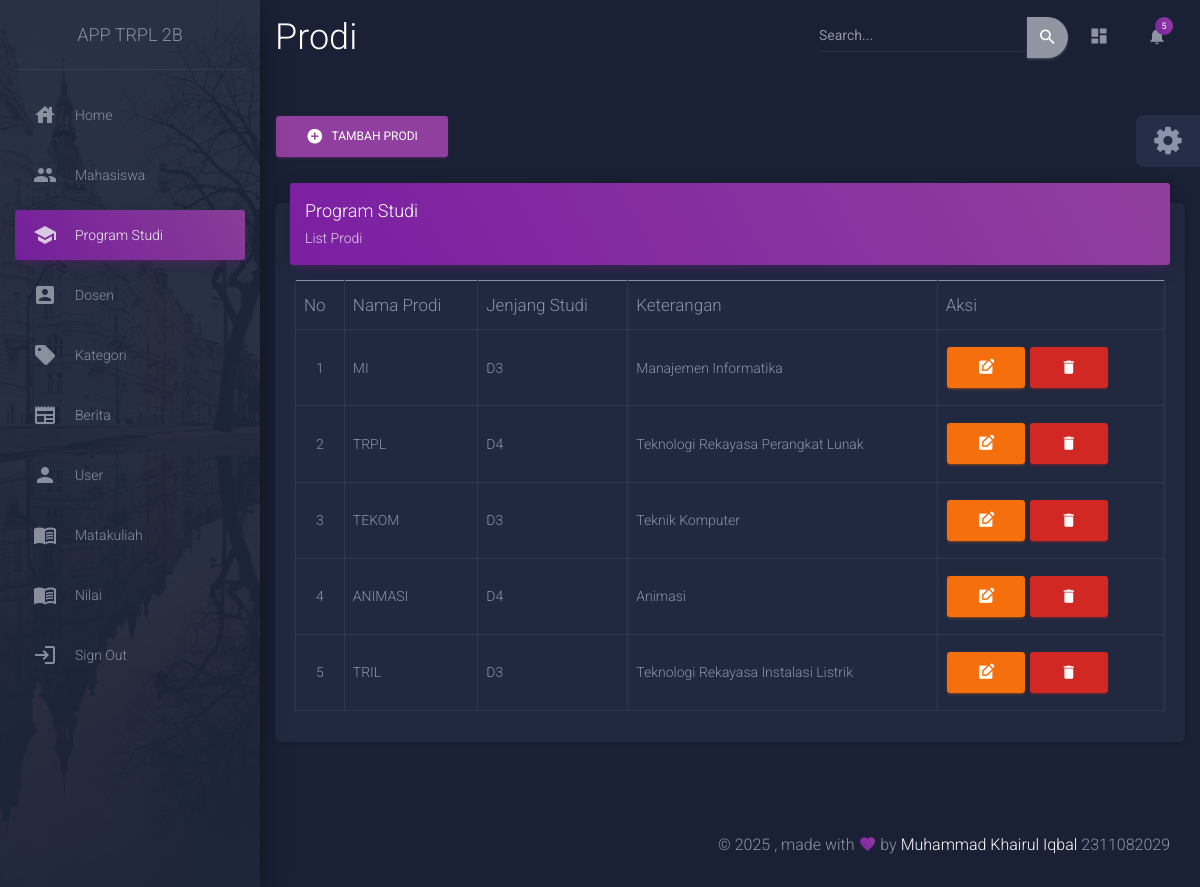
Screenshot of /admin/index.php?p=prodi (signed in) with the database file from the repository.
### tables this page shows
CREATE TABLE `prodi` (
  `id` int(11) NOT NULL,
  `nama_prodi` varchar(50) NOT NULL,
  `jenjang_studi` char(2) NOT NULL,
  `keterangan` varchar(100) NOT NULL
);

### admin/prodi.php (the view, shortened to what this page needs)
<?php
include '../koneksi.php';
$aksi = isset($_GET['aksi']) ? $_GET['aksi'] : 'list';
switch ($aksi) {
    case 'list':
?>
        <a href="index.php?p=prodi&aksi=input" class="btn btn-primary my-3"><i class="material-icons me-2">add_circle</i>Tambah Prodi</a>
        <div class="row">
            <div class="col-md-12">
                <div class="card">
                    <div class="card-header card-header-primary">
                        <h4 class="card-title">Program Studi</h4>
                        <p class="card-category">List Prodi</p>
                    </div>
                    <div class="card-body">
                        <div class="table-responsive">
                            <table id="example" class="table table-bordered">
                                <thead>
                                    <tr>
                                        <th class="text-left">No</th>
                                        <th>Nama Prodi</th>
                                        <th>Jenjang Studi</th>
                                        <th>Keterangan</th>
                                        <th>Aksi</th>
                                    </tr>
                                </thead>
                                <tbody>
                                    <?php
                                    $ambil = mysqli_query($db, "SELECT * FROM prodi");
                                    $no = 1;
                                    while ($data_mhs = mysqli_fetch_array($ambil)) {
                                    ?>
                                        <tr>
                                            <td class="text-center"><?php echo $no ?></td>
                                            <td><?= $data_mhs['nama_prodi'] ?></td>
                                            <td><?= $data_mhs['jenjang_studi'] ?></td>
                                            <td><?= $data_mhs['keterangan'] ?></td>
                                            <td>
                                                <a href="index.php?p=prodi&aksi=edit&id_edit=<?= $data_mhs['id'] ?>" class="btn btn-warning"><i class="material-icons">edit_square</i></a>
                                                <a href="proses_prodi.php?proses=delete&id_hapus=<?= $data_mhs['id'] ?>" class="btn btn-danger" onclick="return confirm('Yakin akan menghapus data?')"><i class="material-icons">delete</i></a>
                                            </td>
                                        </tr>
                                    <?php
                                        $no++;
                                    }
                                    ?>
                                </tbody>
                            </table>
                        </div>
                    </div>
                </div>
            </div>
        </div>
    <?php
        break;
    ?>
<?php
}
?>

### admin/index.php (style rules this page uses)
th, td { background: inherit !important; }

### rows the page displays
prodi: nama_prodi "MI", jenjang_studi "D3", keterangan "Manajemen Informatika"
prodi: nama_prodi "TRPL", jenjang_studi "D4", keterangan "Teknologi Rekayasa Perangkat Lunak"
prodi: nama_prodi "TEKOM", jenjang_studi "D3", keterangan "Teknik Komputer"
prodi: nama_prodi "ANIMASI", jenjang_studi "D4", keterangan "Animasi"
prodi: nama_prodi "TRIL", jenjang_studi "D3", keterangan "Teknologi Rekayasa Instalasi Listrik"
